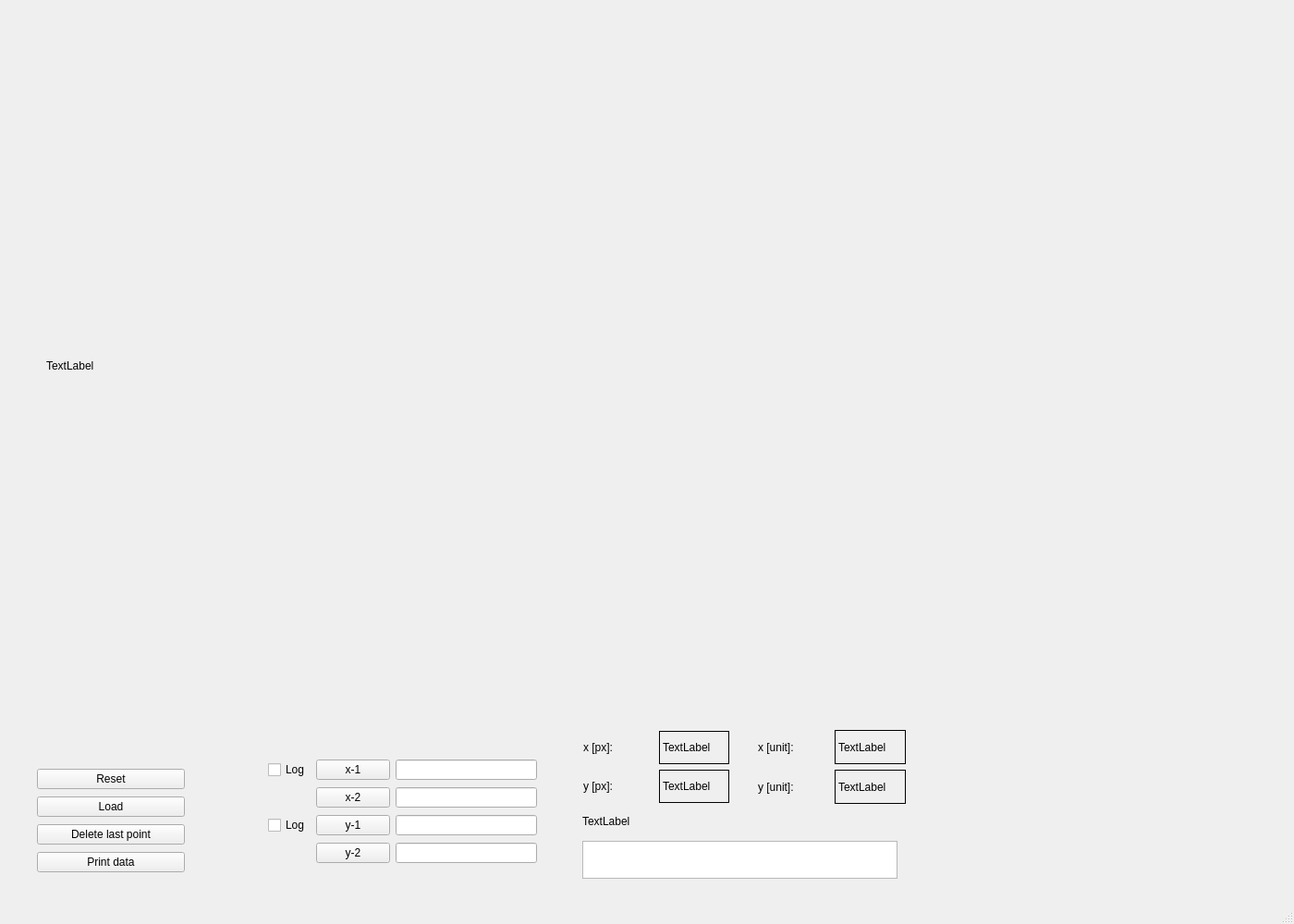
<?xml version="1.0" encoding="UTF-8"?>
<ui version="4.0">
 <class>MainWindow</class>
 <widget class="QMainWindow" name="MainWindow">
  <property name="geometry">
   <rect>
    <x>0</x>
    <y>0</y>
    <width>1400</width>
    <height>1000</height>
   </rect>
  </property>
  <property name="windowTitle">
   <string>MainWindow</string>
  </property>
  <widget class="QWidget" name="centralwidget">
   <widget class="QWidget" name="gridLayoutWidget_2">
    <property name="geometry">
     <rect>
      <x>290</x>
      <y>820</y>
      <width>291</width>
      <height>120</height>
     </rect>
    </property>
    <layout class="QGridLayout" name="gridLayout_2">
     <item row="2" column="2">
      <widget class="QLineEdit" name="lineEdit_y1"/>
     </item>
     <item row="0" column="1">
      <widget class="QPushButton" name="btn_x1">
       <property name="text">
        <string>x-1</string>
       </property>
      </widget>
     </item>
     <item row="1" column="1">
      <widget class="QPushButton" name="btn_x2">
       <property name="text">
        <string>x-2</string>
       </property>
      </widget>
     </item>
     <item row="2" column="1">
      <widget class="QPushButton" name="btn_y1">
       <property name="text">
        <string>y-1</string>
       </property>
      </widget>
     </item>
     <item row="3" column="1">
      <widget class="QPushButton" name="btn_y2">
       <property name="text">
        <string>y-2</string>
       </property>
      </widget>
     </item>
     <item row="1" column="2">
      <widget class="QLineEdit" name="lineEdit_x2"/>
     </item>
     <item row="3" column="2">
      <widget class="QLineEdit" name="lineEdit_y2"/>
     </item>
     <item row="0" column="2">
      <widget class="QLineEdit" name="lineEdit_x1"/>
     </item>
     <item row="0" column="0">
      <widget class="QCheckBox" name="checkBox_log_x">
       <property name="text">
        <string>Log</string>
       </property>
      </widget>
     </item>
     <item row="2" column="0">
      <widget class="QCheckBox" name="checkBox_log_y">
       <property name="text">
        <string>Log</string>
       </property>
      </widget>
     </item>
    </layout>
   </widget>
   <widget class="QWidget" name="gridLayoutWidget_3">
    <property name="geometry">
     <rect>
      <x>630</x>
      <y>790</y>
      <width>160</width>
      <height>80</height>
     </rect>
    </property>
    <layout class="QGridLayout" name="gridLayout_3">
     <property name="leftMargin">
      <number>1</number>
     </property>
     <property name="topMargin">
      <number>1</number>
     </property>
     <property name="rightMargin">
      <number>1</number>
     </property>
     <property name="bottomMargin">
      <number>1</number>
     </property>
     <item row="0" column="0">
      <widget class="QLabel" name="label">
       <property name="text">
        <string>x [px]:</string>
       </property>
      </widget>
     </item>
     <item row="1" column="0">
      <widget class="QLabel" name="label_2">
       <property name="text">
        <string>y [px]:</string>
       </property>
      </widget>
     </item>
     <item row="0" column="1">
      <widget class="QLabel" name="label_x_select">
       <property name="frameShape">
        <enum>QFrame::Box</enum>
       </property>
       <property name="text">
        <string>TextLabel</string>
       </property>
      </widget>
     </item>
     <item row="1" column="1">
      <widget class="QLabel" name="label_y_select">
       <property name="frameShape">
        <enum>QFrame::Box</enum>
       </property>
       <property name="text">
        <string>TextLabel</string>
       </property>
      </widget>
     </item>
    </layout>
   </widget>
   <widget class="QWidget" name="gridLayoutWidget">
    <property name="geometry">
     <rect>
      <x>820</x>
      <y>790</y>
      <width>160</width>
      <height>80</height>
     </rect>
    </property>
    <layout class="QGridLayout" name="gridLayout">
     <item row="0" column="0">
      <widget class="QLabel" name="label_4">
       <property name="text">
        <string>x [unit]:</string>
       </property>
      </widget>
     </item>
     <item row="0" column="1">
      <widget class="QLabel" name="label_x_extract">
       <property name="frameShape">
        <enum>QFrame::Box</enum>
       </property>
       <property name="text">
        <string>TextLabel</string>
       </property>
      </widget>
     </item>
     <item row="1" column="0">
      <widget class="QLabel" name="label_5">
       <property name="text">
        <string>y [unit]:</string>
       </property>
      </widget>
     </item>
     <item row="1" column="1">
      <widget class="QLabel" name="label_y_extract">
       <property name="frameShape">
        <enum>QFrame::Box</enum>
       </property>
       <property name="text">
        <string>TextLabel</string>
       </property>
      </widget>
     </item>
    </layout>
   </widget>
   <widget class="QWidget" name="verticalLayoutWidget">
    <property name="geometry">
     <rect>
      <x>40</x>
      <y>830</y>
      <width>160</width>
      <height>120</height>
     </rect>
    </property>
    <layout class="QVBoxLayout" name="verticalLayout">
     <item>
      <widget class="QPushButton" name="btn_reset">
       <property name="text">
        <string>Reset</string>
       </property>
      </widget>
     </item>
     <item>
      <widget class="QPushButton" name="btn_load">
       <property name="text">
        <string>Load</string>
       </property>
      </widget>
     </item>
     <item>
      <widget class="QPushButton" name="btn_delete_data">
       <property name="text">
        <string>Delete last point</string>
       </property>
      </widget>
     </item>
     <item>
      <widget class="QPushButton" name="btn_print_data">
       <property name="text">
        <string>Print data</string>
       </property>
      </widget>
     </item>
    </layout>
   </widget>
   <widget class="QLabel" name="label_status">
    <property name="geometry">
     <rect>
      <x>630</x>
      <y>880</y>
      <width>131</width>
      <height>17</height>
     </rect>
    </property>
    <property name="text">
     <string>TextLabel</string>
    </property>
   </widget>
   <widget class="QLabel" name="label_3">
    <property name="geometry">
     <rect>
      <x>50</x>
      <y>20</y>
      <width>1231</width>
      <height>751</height>
     </rect>
    </property>
    <property name="text">
     <string>TextLabel</string>
    </property>
    <property name="scaledContents">
     <bool>true</bool>
    </property>
   </widget>
   <widget class="QTextBrowser" name="infobox">
    <property name="geometry">
     <rect>
      <x>630</x>
      <y>910</y>
      <width>341</width>
      <height>41</height>
     </rect>
    </property>
   </widget>
  </widget>
  <widget class="QMenuBar" name="menubar">
   <property name="geometry">
    <rect>
     <x>0</x>
     <y>0</y>
     <width>1400</width>
     <height>22</height>
    </rect>
   </property>
  </widget>
  <widget class="QStatusBar" name="statusbar"/>
 </widget>
 <resources/>
 <connections/>
</ui>
